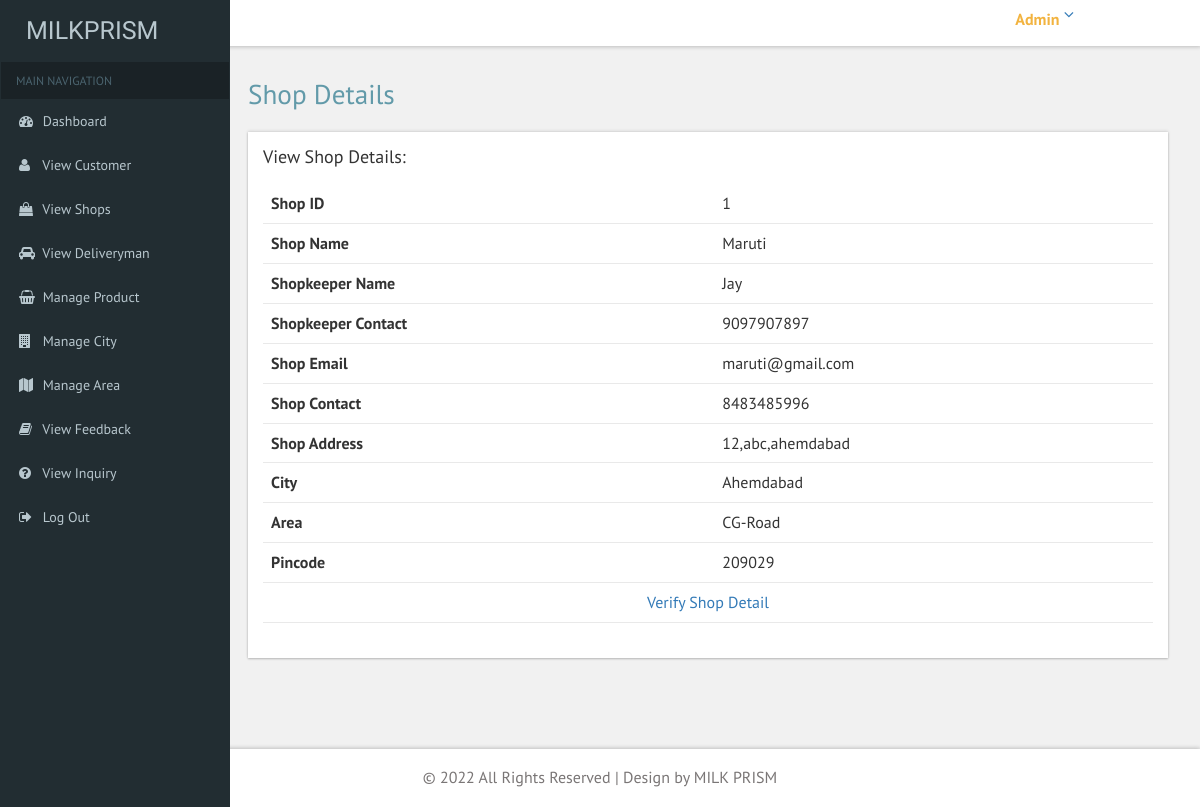
The app's page /ADMIN/shop_detail.php?detail=1 (signed in) with its own data.
### tables this page shows
CREATE TABLE `shop` (
  `shop_id` int(11) NOT NULL,
  `shop_name` varchar(50) NOT NULL,
  `shop_email` varchar(50) NOT NULL,
  `shop_contact` bigint(10) NOT NULL,
  `shop_address` text NOT NULL,
  `city_id` int(11) NOT NULL,
  `area_id` int(11) NOT NULL,
  `pincode` int(11) NOT NULL,
  `shopkeeper_name` varchar(100) NOT NULL,
  `shopkeeper_contact` bigint(10) NOT NULL,
  `shop_image` varchar(50) NOT NULL,
  `status` int(11) NOT NULL,
  `registration_date` date NOT NULL,
  `password` varchar(50) NOT NULL
);

CREATE TABLE `city` (
  `city_id` int(11) NOT NULL,
  `city_name` varchar(100) NOT NULL
);

CREATE TABLE `area` (
  `area_id` int(11) NOT NULL,
  `area_name` varchar(50) NOT NULL,
  `city_id` int(11) NOT NULL
);

### ADMIN/shop_detail.php (the view, shortened to what this page needs)
<?php
include "common/connection.php";
$id = $_GET["detail"];
$category = $con->query("select * from shop where shop_id='$id'");
$customer = $category->fetch_object();
$city = $con->query("select * from city where city_id='$customer->city_id'");
$city1 = $city->fetch_object();
$area = $con->query("select * from area where area_id='$customer->area_id'");
$area1 = $area->fetch_object();
?>
<!DOCTYPE HTML>
<html>
<head>
<link href="css/bootstrap.css" rel='stylesheet' type='text/css' />
<link href="css/style.css" rel='stylesheet' type='text/css' />
<link href="css/font-awesome.css" rel="stylesheet">
 <link href='css/SidebarNav.min.css' media='all' rel='stylesheet' type='text/css'/>
<link href="css/custom.css" rel="stylesheet">
</head>
<body class="cbp-spmenu-push">
	<div class="main-content">
	<div class="cbp-spmenu cbp-spmenu-vertical cbp-spmenu-left" id="cbp-spmenu-s1">
		<aside class="sidebar-left">
      <?php include "common/sidebar.php"; ?>
    </aside>
	</div>
		<?php include "common/header.php"; ?>
		<div id="page-wrapper">
			<div class="main-page">
				<h2 class="title1">Shop Details</h2>
					<div class="panel-body widget-shadow">
						<h4 style="padding-bottom: 1em;">View Shop Details:</h4>
						<table class="table">
								<tr>
								  <th>Shop ID</th>
								  <td><?php echo "$customer->shop_id"; ?></td>
								</tr>
								<tr>
								  <th>Shop Name</th>
								  <td><?php echo "$customer->shop_name"; ?></td>
								</tr>
								<tr>
								  <th>Shopkeeper Name</th>
								  <td><?php echo "$customer->shopkeeper_name"; ?></td>
								</tr>
								<tr>
								  <th>Shopkeeper Contact</th>
								  <td><?php echo "$customer->shopkeeper_contact"; ?></td>
								</tr>
								<tr>
								  <th>Shop Email</th>
								  <td><?php echo "$customer->shop_email"; ?></td>
								</tr>
								<tr>
								  <th>Shop Contact</th>
								  <td><?php echo "$customer->shop_contact"; ?></td>
								</tr>
								<tr>
								  <th>Shop Address</th>
								  <td><?php echo "$customer->shop_address"; ?></td>
								</tr>
								<tr>
								  <th>City</th>
								  <td><?php echo "$city1->city_name"; ?></td>
								</tr>
								<tr>
								  <th>Area</th>
								  <td><?php echo "$area1->area_name"; ?></td>
								</tr>
								<tr>
								  <th>Pincode</th>
								  <td><?php echo "$customer->pincode"; ?></td>
								</tr>
								<tr>
									<td colspan="2"style="text-align: center;"><a href="verify_shop.php?shop=<?php echo "$customer->shop_id"; ?>">Verify Shop Detail</a></td>
								</tr>
						</table>
					</div>
			</div>
		</div>
		<?php include "common/footer.php"; ?>
	</div>
</body>
</html>

### ADMIN/common/header.php (shortened to what this page needs)
<?php
include "connection.php";
$id = $_SESSION["id"];
$admin = $con->query("select * from admin where id='$id'");
$row = $admin->fetch_object();
?>
<div class="sticky-header header-section ">
			<div class="header-right">
				<div class="profile_details">
					<ul>
						<li class="dropdown profile_details_drop">
							<a href="#" class="dropdown-toggle" data-toggle="dropdown" aria-expanded="false">
								<div class="profile_img">
									<div class="user-name">
										<p><?php echo "$row->name";?></p>
									</div>
									<i class="fa fa-angle-down"></i>
								</div>
							</a>
						</li>
					</ul>
				</div>
				<div class="clearfix"> </div>
			</div>
			<div class="clearfix"> </div>
		</div>

### ADMIN/css/custom.css (style rules this page uses)
#page-wrapper { padding:5em 2em 2.5em; background-color: #F1F1F1; }

### records on screen
shop: shop_id "1", shop_name "Maruti", shopkeeper_name "Jay", shopkeeper_contact "9097907897", shop_email "maruti@gmail.com", shop_contact "8483485996", shop_address "12,abc,ahemdabad", pincode "209029"
city: city_name "Ahemdabad"
area: area_name "CG-Road"

### other values on screen
$row->name "Admin"
